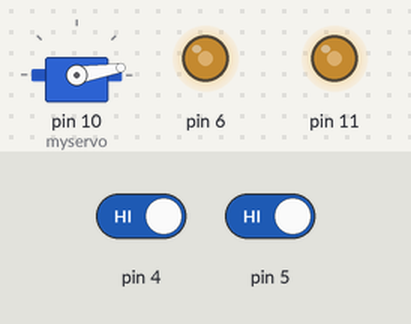
Simulated run of this sketch. Board: Arduino Uno, built with avr-gcc and run on an emulated ATmega328P. Shown: servo, output pins drawn as LEDs (lit = HIGH). Inputs (shaded band) come from the test bench; at power-on: pin 4 HIGH, pin 5 HIGH. What the sketch prints to the serial monitor is not drawn.

Above: at 1.2 s.
1.3 s: pin 4 driven LOW
At 2.5 s:
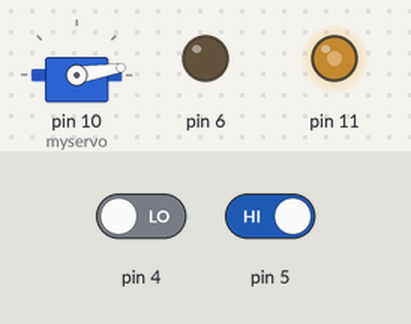
2.8 s: pin 5 driven LOW
At 3.8 s:
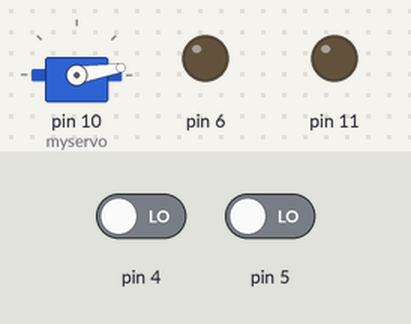
Timing chart, 0 to 5.8 s (numbered marks = the images above; inputs shaded):
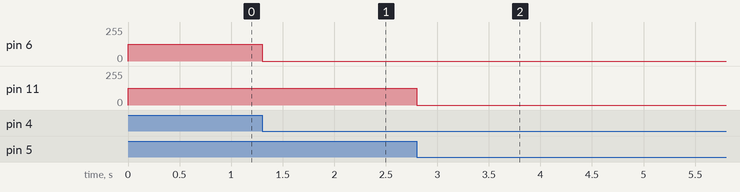

Measured:
- after the input at 1.3 s, pin 6: 125/255 → 0/255 at once
- after the input at 2.8 s, pin 11: 125/255 → 0/255 at once

The sketch:

Backup_Drop_Test.ino
```cpp
/**************************************************************
  File:      Backup_Drop_Test.pde
  Contents:  This program executes a number of test sequences to
             ensure .

             if both bumpers sense walls, stop

  Notes:    Target: Arduino UNO R1 & R2
            Arduino IDE version: 0022


  History:
  when      who  what/why
  ----      ---  -------------------------------------------
  03/4/14  DKB  program created
**************************************************************/

/*---------------- Includes ---------------------------------*/
#include <Winklelib.h>
#include <Timers.h>
#include <Servo.h>

/*---------------- Module Defines ---------------------------*/
#define DUMP_ANGLE    90
#define RESET_RAMP    9
#define DUMP_TIME     2500
Servo myservo;


/*---------------- Module Function Prototypes ---------------*/

int pause = 10; // defining the microsecond delay between direction changes
int dumped = 0;
unsigned char TestTimerExpired(void);
void DropCoins(void);

/*---------------- Arduino Main Functions -------------------*/
void setup() {
  Serial.begin(9600);
  Serial.println("Move Forward and Dump has begun! ");

  pinMode(4,INPUT);
  pinMode(5,INPUT);
  pinMode(6,INPUT);
  pinMode(7,INPUT);

  myservo.attach(10);
  myservo.write(9);
 // WinkleInit();
  //TMRArd_InitTimer(0, TIME_INTERVAL);
  DriveForward(5);
}

void loop() {
  int LFB = digitalRead(4);
  int RFB = digitalRead(5);

  if ((LFB == 0) && (RFB == 0) && (dumped == 0)) {     //both rear bumpers depressed, stop motors
    dumped = 1;
    LeftMtrSpeed(0);
    RightMtrSpeed(0);
    DropCoins();
  }

  else if ((LFB == 0) && (dumped == 0)) {           //left rear bumper depressed, run only right motor
     LeftMtrSpeed(0);
     RightMtrSpeed(5);
  }

  else if ((RFB == 0) && (dumped == 0)) {           //right rear bumper depressed, run only left motor
     RightMtrSpeed(0);
     LeftMtrSpeed(5);
  }
}

/*---------------- Module Functions -------------------------*/

void DropCoins(void) {
  myservo.write(DUMP_ANGLE);
  delayMicroseconds(DUMP_TIME);
  myservo.write(RESET_RAMP);
}
```
